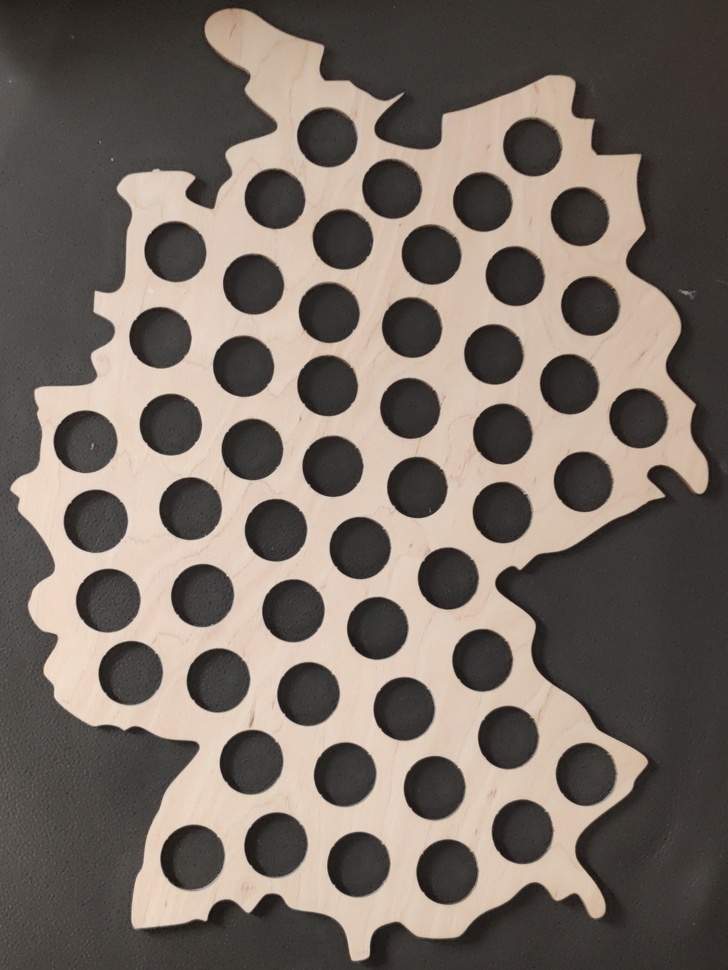
#> input picture data/images/map.jpg, 728 x 970 px, shrunk from 2381 x 3173 before the run
$ python main.py
#> lines starting #> are read from the running program, lines starting #| are printed output that depends on the picture; after the words box and inside, x2 and y2 are one past the last pixel; in counts of white or black regions, pixels touching at a corner belong together
### src/image_processing/image_preprocessor.py
import cv2

class ImageProcessor:
	def __init__(self, image_path):
		self.image_path = image_path
		self.processed_image = self._process_image()

	def _process_image(self):
		# Greyscale image
		img = cv2.imread(self.image_path, cv2.IMREAD_COLOR)
#> img is the input picture: shape (970, 728, 3); mean B, G, R 100.3, 108.5, 118.6
		img_gray = cv2.cvtColor(img, cv2.COLOR_BGR2GRAY)
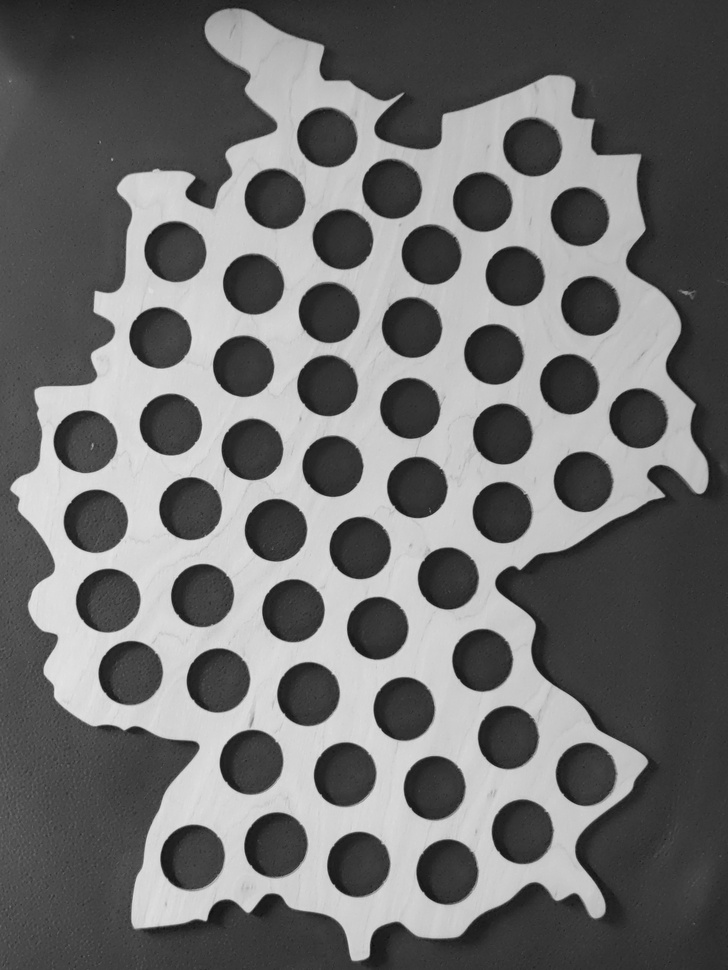
#> img_gray: shape (970, 728); min 12, max 230, mean 110.6

		# Morphological transformations
		se=cv2.getStructuringElement(cv2.MORPH_RECT , (8,8))
		bg=cv2.morphologyEx(img_gray, cv2.MORPH_DILATE, se)
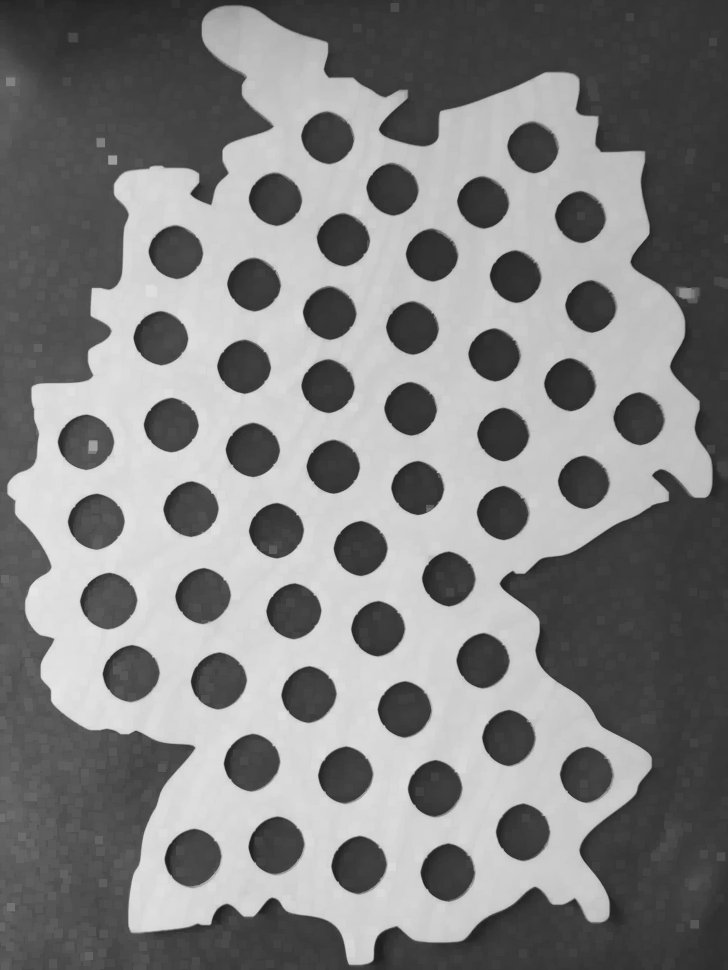
#> bg: shape (970, 728); min 30, max 230, mean 129
		out_gray=cv2.divide(img_gray, bg, scale=255)
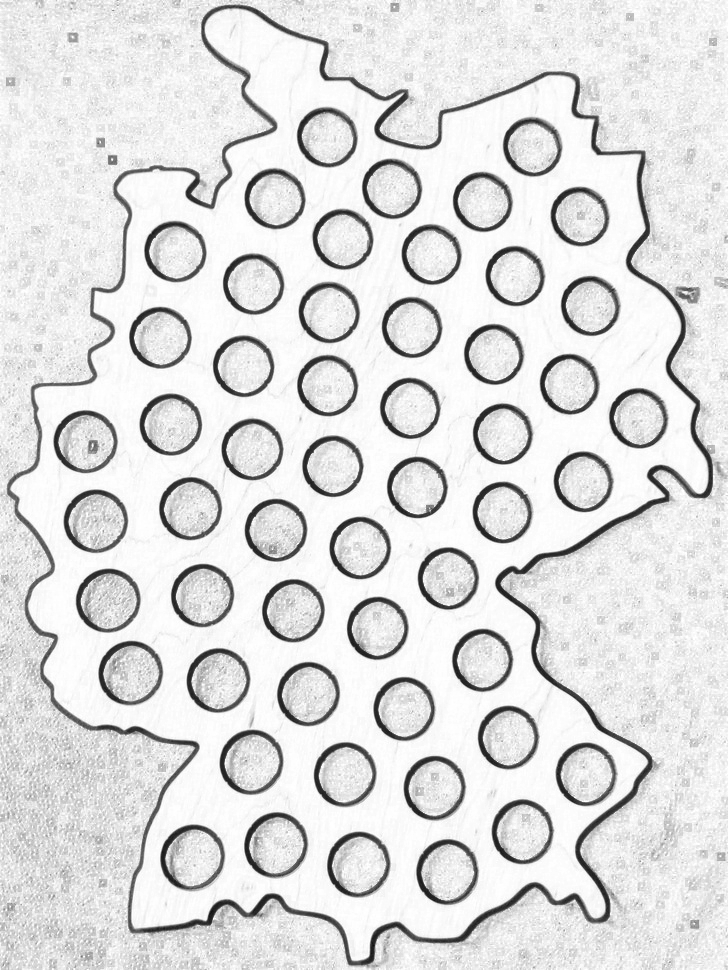
#> out_gray: shape (970, 728); min 15, max 255, mean 221.4
		out_binary=cv2.threshold(out_gray, 50, 255, cv2.THRESH_OTSU)[1]
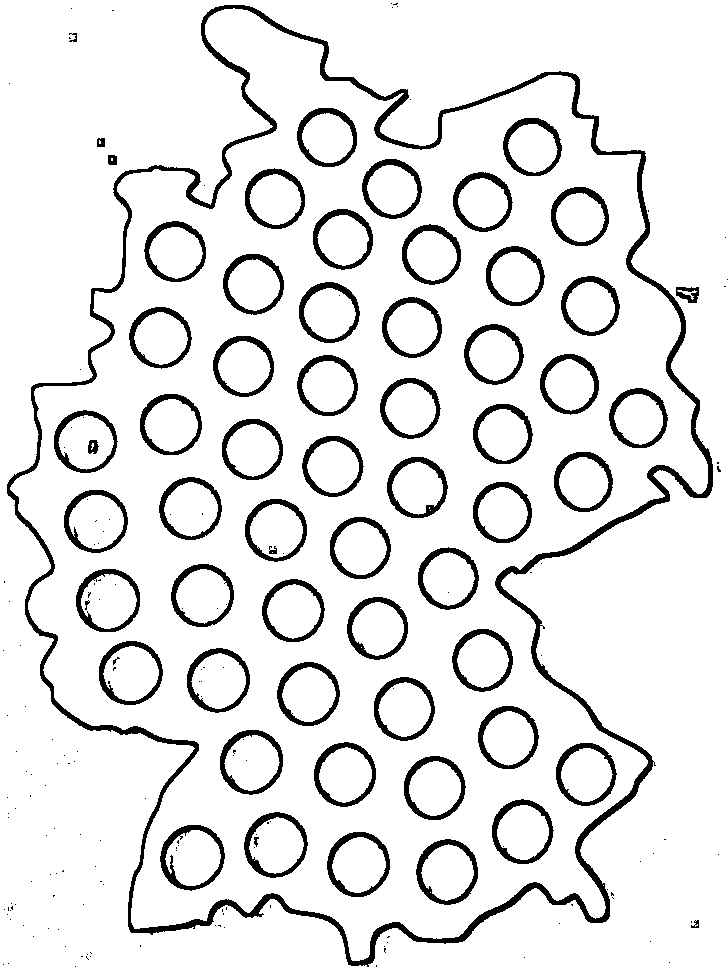
#> out_binary: shape (970, 728); 90.1% white; 210 black regions (147 under 20 px)

		return out_binary

### src/image_processing/map_outline_detection.py
import cv2
import matplotlib.pyplot as plt
import numpy as np

def detect_outline(processed_image, picture_out_filename=None, txt_out_filename=None):
	# If processed_image is a string, assume it's a filename and read the numpy array from the file
	if isinstance(processed_image, str):
		processed_image = np.loadtxt(processed_image, dtype=int)


	_, processed_image = cv2.threshold(processed_image, 120, 255, 0)
	# fig, axs = plt.subplots(1, 2)
	# axs[0].set_title("Thresholded")
	# axs[0].imshow(processed_image, aspect="auto", cmap="gray")

	# Find lines
	contours, heirarchy= cv2.findContours(
		processed_image, cv2.RETR_TREE, cv2.CHAIN_APPROX_SIMPLE
	)
#> contours = 301 contours, 180 with area under 20; largest, box (x1, y1, x2, y2) and area: (0, 0, 728, 970) 704462, (6, 4, 714, 968) 441848, (10, 8, 708, 961) 418912, (159, 824, 226, 892) 3392, (243, 811, 309, 879) 3325

	# Find the indices of the contours sorted by arc length in descending order
	sorted_indices = sorted(range(len(contours)), key=lambda i: cv2.arcLength(contours[i], True), reverse=True)
#> sorted_indices = 301 values, max 300 at index 294, min 0 at index 2, mean 150

	# Access the index of the second-longest contour
	# This is to disregard the longest contour, which is the outline border of the image
	index_of_second_longest_contour = sorted_indices[1] if len(sorted_indices) > 1 else None
#> index_of_second_longest_contour = 121

	# Check if there is a second-longest contour
	if index_of_second_longest_contour is not None:
		# Access the second-longest contour
		second_longest_contour = contours[index_of_second_longest_contour]
#> second_longest_contour = contour of 1723 points, box (x1, y1, x2, y2) (10, 8, 708, 961), area 418912


		if txt_out_filename:
			f = open(txt_out_filename, 'w')
			for t in second_longest_contour:
				line = ' '.join(str(x) for x in t)
				f.write(line + '\n')
			f.close()

		# print(detected_circles)
		if picture_out_filename:
			# Draw the second-longest contour on a copy of the original image
			img_with_second_longest_contour = cv2.imread('data/images/map.jpg', cv2.IMREAD_COLOR)
			cv2.drawContours(img_with_second_longest_contour, [second_longest_contour], -1, (0, 255, 0), 2)

			# Display the image with the second-longest contour
			cv2.imshow("Image with Second Longest Contour", img_with_second_longest_contour)
			cv2.imwrite(picture_out_filename,img_with_second_longest_contour)
			cv2.waitKey(0)
			cv2.destroyAllWindows()


	return second_longest_contour[:, 0, :]

### main.py
# main.py
import cv2

from image_processing.image_preprocessor import ImageProcessor
#from image_processing.circle_detection import detect_circles
from image_processing.map_outline_detection import detect_outline

# Create a single instance of ImageProcessor
image_processor_instance = ImageProcessor("data/images/map.jpg")

# Use the processed image in both feature detection modules
#detect_circles(image_processor_instance.processed_image)
detect_outline(image_processor_instance.processed_image)
